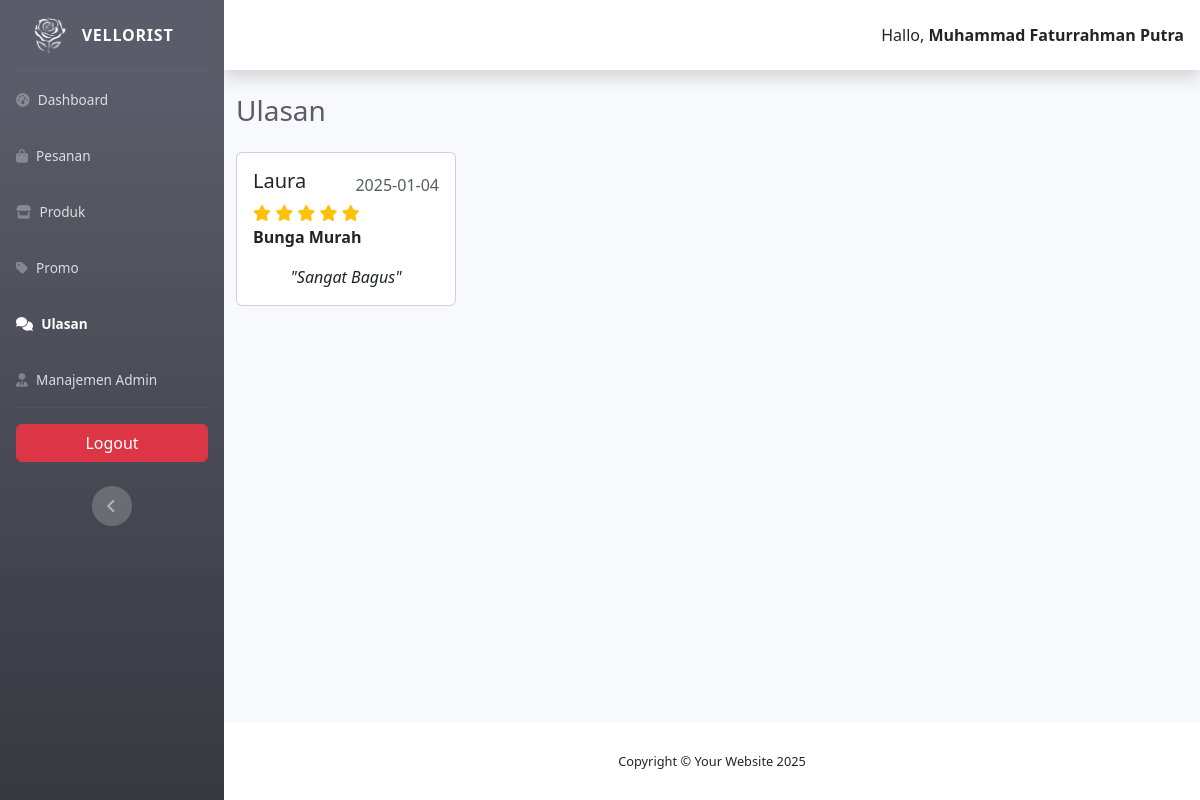
/admin/ulasan/index.php (signed in), run on the app's committed database.
### tables this page shows
CREATE TABLE `ulasan_produk` (
  `id_ulasan` int(11) NOT NULL,
  `id_produk` int(11) NOT NULL,
  `id_pelanggan` int(11) NOT NULL,
  `rating` tinyint(5) NOT NULL,
  `komentar` text NOT NULL,
  `created_at` date NOT NULL DEFAULT current_timestamp()
);

CREATE TABLE `pelanggan` (
  `id_pelanggan` int(11) NOT NULL,
  `nama_pelanggan` varchar(100) NOT NULL,
  `alamat_pengiriman` varchar(255) NOT NULL,
  `nomor_telepon` varchar(15) NOT NULL,
  `email_pelanggan` varchar(100) NOT NULL
);

CREATE TABLE `produk` (
  `id_produk` int(11) NOT NULL,
  `nama_produk` varchar(100) NOT NULL,
  `harga_produk` int(11) NOT NULL,
  `deskripsi_produk` text NOT NULL,
  `foto_produk` text NOT NULL,
  `id_kategori` int(11) NOT NULL
);

### admin/app/config_query.php (called while the page is built, shortened)
<?php
$base_url = 'http://localhost/vellorist-web/admin';
?>

### admin/ulasan/index.php (the view, shortened to what this page needs)
<?php
include '../app/config_query.php';
function getUlasan($conn)
{
    $query = "
    SELECT
        ulasan.id_ulasan,
        produk.nama_produk,
        pelanggan.nama_pelanggan,
        ulasan.rating,
        ulasan.komentar,
        ulasan.created_at
    FROM ulasan_produk ulasan
    JOIN produk ON ulasan.id_produk = produk.id_produk
    JOIN pelanggan ON ulasan.id_pelanggan = pelanggan.id_pelanggan";
    $result = $conn->query($query);
    if ($result && $result->num_rows > 0) {
        return $result->fetch_all(MYSQLI_ASSOC);
    }
    return [];
}
$ulasanList = getUlasan($conn);
?>
<!DOCTYPE html>
<html lang="en">
<head>
    <link href="<?= $base_url ?>/vendor/fontawesome-free/css/all.min.css" rel="stylesheet" type="text/css" />
    <link rel="stylesheet" href="https://cdn.jsdelivr.net/npm/font-awesome@4.7.0/css/font-awesome.css">
    <link href="<?= $base_url ?>/css/sb-admin-2.min.css" rel="stylesheet" />
    <link rel="stylesheet" href="<?= $base_url ?>/css/bootstrap.css" />
</head>
<body id="page-top">
    <div id="wrapper">
        <ul class="navbar-nav bg-gradient-dark sidebar sidebar-dark accordion" id="accordionSidebar">
            <a class="sidebar-brand d-flex align-items-center justify-content-center" href="<?= $base_url ?>">
                <img src="../assets-admin/logo-obly.png" alt="logo-vellorist" height="35">
                <div class="sidebar-brand-text mx-3">Vellorist</div>
            </a>
            <hr class="sidebar-divider my-0" />
            <li class="nav-item">
                <a class="nav-link" href="<?= $base_url ?>">
                    <i class="fa-solid fa-gauge-high"></i>
                    <span class="text-s">Dashboard</span></a>
            </li>
            <li class="nav-item">
                <a class="nav-link" href="<?= $base_url ?>/pesanan">
                    <i class="fas fa-bag-shopping"></i>
                    <span class="text-s">Pesanan</span></a>
            </li>
            <li class="nav-item">
                <a class="nav-link" href="<?= $base_url ?>/kategori">
                    <i class="fa-solid fa-store"></i>
                    <span class="text-s">Produk</span></a>
            </li>
            <li class="nav-item">
                <a class="nav-link" href="<?= $base_url ?>/promo">
                    <i class="fa-solid fa-tag"></i>
                    <span class="text-s">Promo</span></a>
            </li>
            <li class="nav-item active">
                <a class="nav-link" href="<?= $base_url ?>/ulasan">
                    <i class="fas fa-comments"></i>
                    <span class="text-s">Ulasan</span></a>
            </li>
            <?php if (isset($_SESSION['role']) && $_SESSION['role'] == 'Superadmin'): ?>
                <li class="nav-item">
                    <a class="nav-link" href="<?= $base_url ?>/admin-management">
                        <i class="fa-solid fa-user-tie"></i>
                        <span class="text-s">Manajemen Admin</span></a>
                </li>
            <?php endif; ?>
            <hr class="sidebar-divider d-none d-md-block" />
            <a href="<?= $base_url ?>/logout" class="btn btn-danger mx-3 mb-4">
                Logout
            </a>
            <div class="text-center d-none d-md-inline">
                <button class="rounded-circle border-0" id="sidebarToggle"></button>
            </div>
        </ul>
        <div id="content-wrapper" class="d-flex flex-column">
            <div id="content">
                <nav class="navbar navbar-expand navbar-light bg-white topbar mb-4 static-top shadow">
                    <ul class="navbar-nav ml-auto">
                        <li class="nav-item dropdown no-arrow">
                            <div class="nav-link dropdown-toggle">
                                <span class="mr-2 d-none d-lg-inline text-dark">Hallo, <strong><?= $_SESSION['nama']; ?></strong></span>
                            </div>
                        </li>
                    </ul>
                </nav>
                <div class="container-fluid">
                    <div class="d-flex align-items-center justify-content-between mb-4">
                        <h1 class="h3 mb-0 text-gray-800">Ulasan</h1>
                    </div>
                    <div class="row">
                        <?php if (!empty($ulasanList)) : ?>
                            <?php foreach ($ulasanList as $ulasan) : ?>
                                <div class="col-sm-6 col-md-4 col-lg-3">
                                    <div class="card mb-4">
                                        <div class="card-body">
                                            <div class="d-flex justify-content-between">
                                                <h5 class="card-title"><?= htmlspecialchars($ulasan['nama_pelanggan']) ?></h5>
                                                <div class="d-flex align-items-center">
                                                    <span class="ml-2 text-muted">2025-01-04</span>
                                                </div>
                                            </div>
                                            <span class="text-warning">
                                                <?php for ($i = 0; $i < $ulasan['rating']; $i++) : ?>
                                                    <i class="fas fa-star"></i>
                                                <?php endfor; ?>
                                            </span>
                                            <p><strong><?= htmlspecialchars($ulasan['nama_produk']) ?></strong></p>
                                            <p class="card-text text-center"><em>"<?= htmlspecialchars($ulasan['komentar']) ?>"</em></p>
                                        </div>
                                    </div>
                                </div>
                            <?php endforeach; ?>
                        <?php else : ?>
                            <span colspan="8" class="text-center">Tidak ada data Ulasan.</span>
                        <?php endif; ?>
                    </div>
                </div>
            </div>
            <footer class="sticky-footer bg-white">
                <div class="container my-auto">
                    <div class="copyright text-center my-auto">
                        <span>Copyright &copy; Your Website 2025</span>
                    </div>
                </div>
            </footer>
        </div>
    </div>
</body>
</html>

### data on the page
ulasan_produk: id_pelanggan.nama_pelanggan "Laura", rating 5 (drawn), id_produk.nama_produk "Bunga Murah", komentar "Sangat Bagus"

### other printed values
$_SESSION['nama'] "Muhammad Faturrahman Putra"
